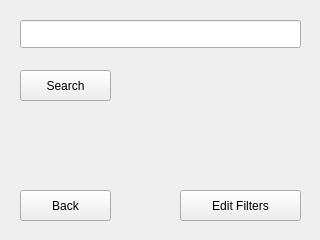
<?xml version="1.0" encoding="UTF-8"?>
<ui version="4.0">
 <class>MainWindow</class>
 <widget class="QMainWindow" name="MainWindow">
  <property name="geometry">
   <rect>
    <x>0</x>
    <y>0</y>
    <width>320</width>
    <height>240</height>
   </rect>
  </property>
  <property name="windowTitle">
   <string>MainWindow</string>
  </property>
  <widget class="QWidget" name="centralwidget">
   <widget class="QLineEdit" name="lineEdit">
    <property name="geometry">
     <rect>
      <x>20</x>
      <y>20</y>
      <width>281</width>
      <height>28</height>
     </rect>
    </property>
   </widget>
   <widget class="QPushButton" name="pushButton">
    <property name="geometry">
     <rect>
      <x>180</x>
      <y>190</y>
      <width>121</width>
      <height>31</height>
     </rect>
    </property>
    <property name="text">
     <string>Edit Filters</string>
    </property>
   </widget>
   <widget class="QPushButton" name="pushButton_2">
    <property name="geometry">
     <rect>
      <x>20</x>
      <y>70</y>
      <width>91</width>
      <height>31</height>
     </rect>
    </property>
    <property name="text">
     <string>Search</string>
    </property>
   </widget>
   <widget class="QPushButton" name="pushButton_3">
    <property name="geometry">
     <rect>
      <x>20</x>
      <y>190</y>
      <width>91</width>
      <height>31</height>
     </rect>
    </property>
    <property name="text">
     <string>Back</string>
    </property>
   </widget>
  </widget>
 </widget>
 <resources/>
 <connections/>
</ui>
